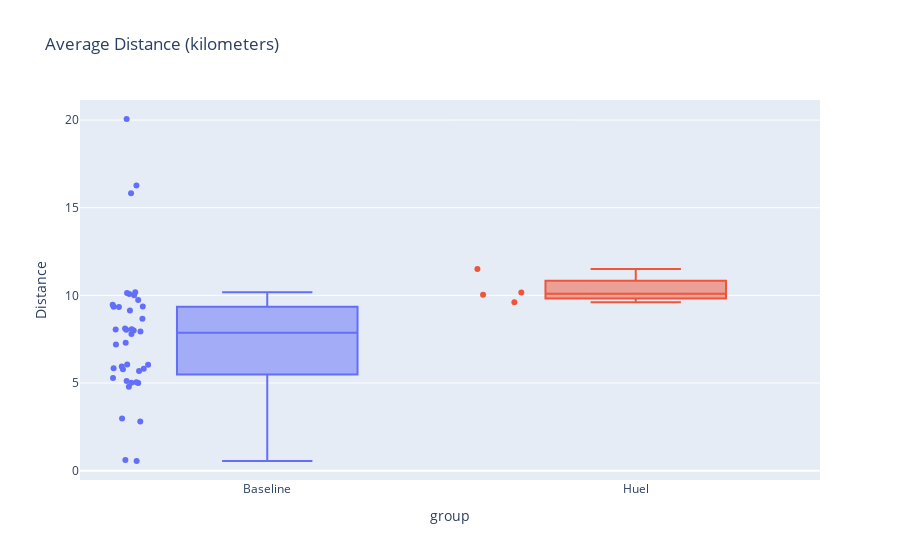

Notebook code for this chart:
### Code cell
# activity.hvplot(kind='box', x='group', by='group', y='Distance', cmap='viridis', title='Distance run').opts(legend_position='top_left')

fig = px.box(activity, x='group', y='Distance', color='group', points='all', title='Average Distance (kilometers)')

fig_to_html(fig, 'avg_dist')

fig

### Figure 1 — Plotly figure (JSON) as saved in the notebook; plotly's stock layout.template omitted (floating-point values rounded to 4 significant figures)
{"data": [{"alignmentgroup": "True", "boxpoints": "all", "hovertemplate": "group=%{x}<br>Distance=%{y}<extra></extra>", "legendgroup": "Baseline", "marker": {"color": "#636efa"}, "name": "Baseline", "notched": false, "offsetgroup": "Baseline", "orientation": "v", "showlegend": true, "type": "box", "x": ["Baseline", "Baseline", "Baseline", "Baseline", "Baseline", "Baseline", "Baseline", "Baseline", "Baseline", "Baseline", "Baseline", "Baseline", "Baseline", "Baseline", "Baseline", "Baseline", "Baseline", "Baseline", "Baseline", "Baseline", "Baseline", "Baseline", "Baseline", "Baseline", "Baseline", "Baseline", "Baseline", "Baseline", "Baseline", "Baseline", "Baseline", "Baseline", "Baseline", "Baseline", "Baseline", "Baseline", "Baseline", "Baseline", "Baseline", "Baseline"], "x0": " ", "xaxis": "x", "y": [8.05, 5.28, 15.82, 10.07, 0.6, 6.04, 10.18, 8.04, 5.94, 5.12, 7.8, 7.3, 5.01, 2.97, 5.78, 9.36, 10.13, 9.34, 5.84, 5.04, 9.35, 8, 2.81, 5.69, 5, 8.66, 10.01, 9.73, 7.94, 8.07, 7.2, 16.27, 5.81, 9.14, 0.55, 6.06, 9.47, 20.06, 4.78, 8.11], "y0": " ", "yaxis": "y"}, {"alignmentgroup": "True", "boxpoints": "all", "hovertemplate": "group=%{x}<br>Distance=%{y}<extra></extra>", "legendgroup": "Huel", "marker": {"color": "#EF553B"}, "name": "Huel", "notched": false, "offsetgroup": "Huel", "orientation": "v", "showlegend": true, "type": "box", "x": ["Huel", "Huel", "Huel", "Huel"], "x0": " ", "xaxis": "x", "y": [9.6, 11.51, 10.16, 10.03], "y0": " ", "yaxis": "y"}], "layout": {"boxmode": "overlay", "legend": {"title": {"text": "group"}, "tracegroupgap": 0}, "showlegend": false, "title": {"text": "Average Distance (kilometers)"}, "xaxis": {"anchor": "y", "categoryarray": ["Baseline", "Huel"], "categoryorder": "array", "domain": [0, 1], "title": {"text": "group"}}, "yaxis": {"anchor": "x", "domain": [0, 1], "title": {"text": "Distance"}}}}
